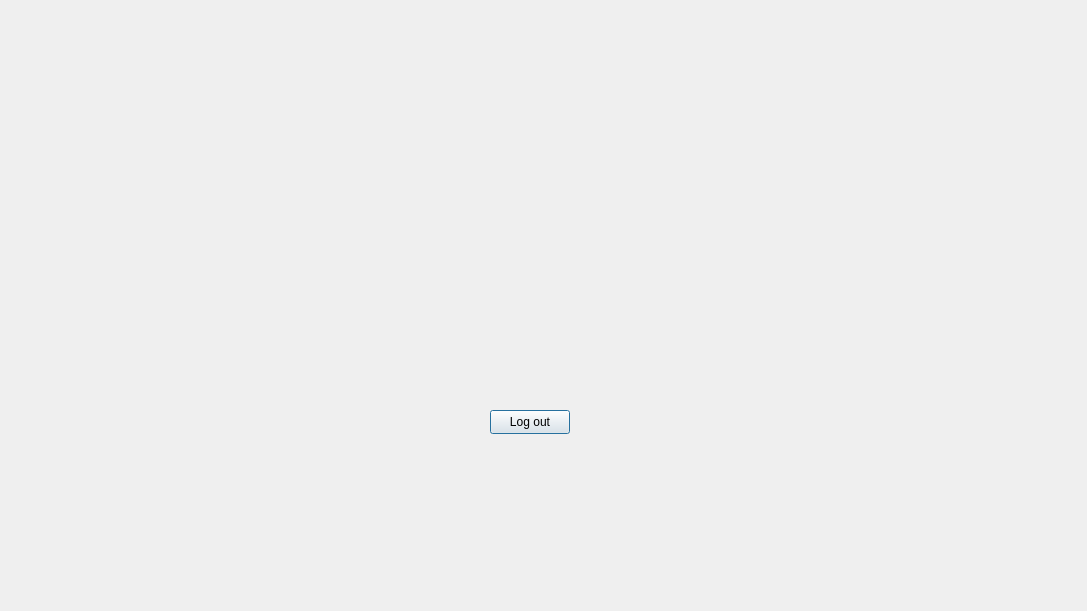
<?xml version="1.0" encoding="UTF-8"?>
<ui version="4.0">
 <class>adminTest</class>
 <widget class="QDialog" name="adminTest">
  <property name="geometry">
   <rect>
    <x>0</x>
    <y>0</y>
    <width>1087</width>
    <height>611</height>
   </rect>
  </property>
  <property name="windowTitle">
   <string>Dialog</string>
  </property>
  <widget class="QPushButton" name="pushButton_admin_logout">
   <property name="geometry">
    <rect>
     <x>490</x>
     <y>410</y>
     <width>80</width>
     <height>24</height>
    </rect>
   </property>
   <property name="text">
    <string>Log out</string>
   </property>
  </widget>
 </widget>
 <resources/>
 <connections/>
</ui>
